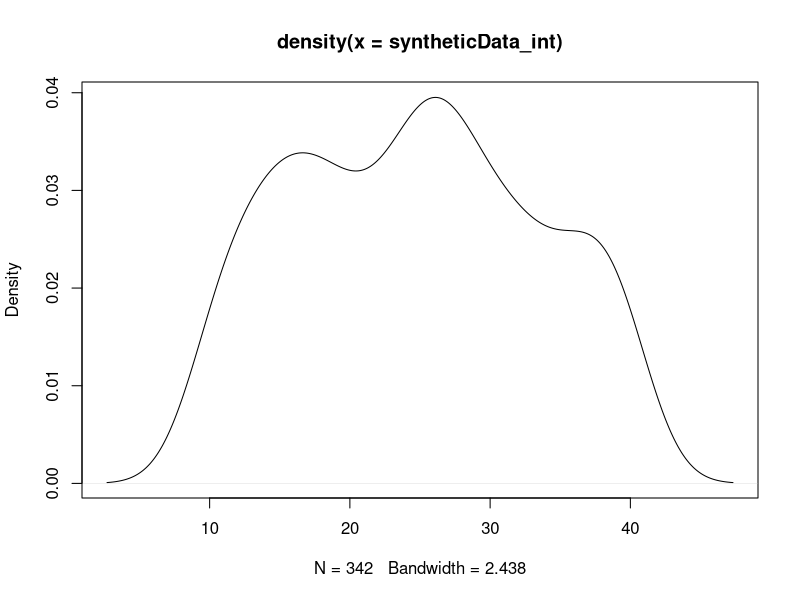
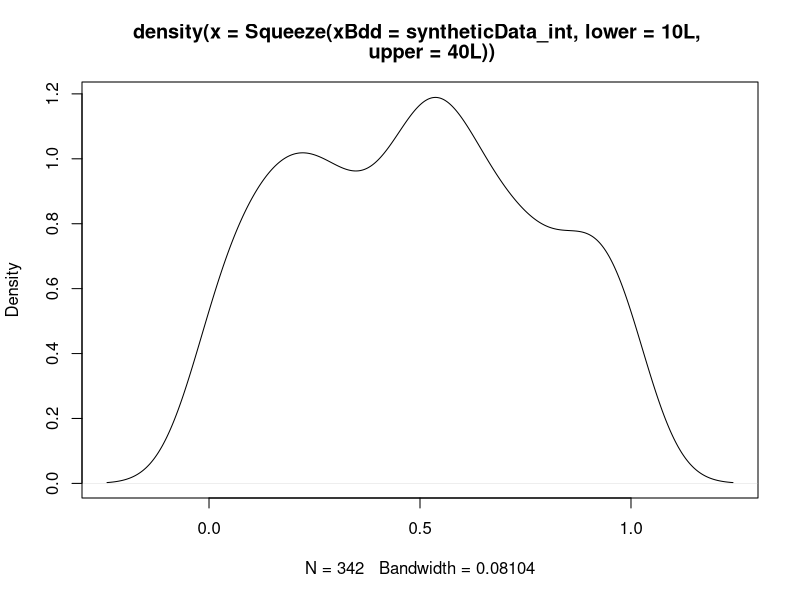

Recreate these plots in R, in order.
# Lemon-Squeezer for Bounded Liekert Sums
# Gabriel Odom and Catalina Canizares
# 2023-02-14 (Happy Valentine's Day)

# We have Likert-scaled values over [10, 40] which we would like to use as a
#   dependent variable. Because the data are bounded AND the boundaries are
#   included in the values, we must both transform to [0,1], then apply the 
#   "lemon squeezer" of Smithson and Verkuilen (2006) to transform to (0,1).
# This will enable us to analyze the response with Beta regression.

sampSize_int <- 342L
syntheticData_int <- sample(10:40, size = sampSize_int, replace = TRUE)
plot(density(syntheticData_int))

Squeeze <- function(xBdd, lower, upper, squeeze = 0.5) {
	# Squeeze a BDD r.v. to (0,1)
	# I:
	#   xBdd - realizations from a bounded random variable
	#   lower - the theoretical lower bound for xBdd
	#   upper - the theoretical upper bound for xBdd
	#   squeeze - a constant to "squeeze" values on the boundary away from it. See
	#     Details for more information
	# O: the r.v. scaled to (0,1) **NON**-inclusive (so that Beta regression can
	#   be applied)
	# Details: We first scale x to [0,1] by the transformation x1 = (x - lower) /
	#   (upper - lower); then we "squeeze" values on {0,1} by the transformation
	#   x2 = (x1 * (SampleSize - 1) + squeeze) / SampleSize.
	#   See \doi{10.1037/1082-989X.11.1.54} for more info.
	# Examples:
	#   
	
	N <- length(xBdd)
	x1 <- (xBdd - lower) / (upper - lower)
	x2 <- (x1 * (N - 1) + squeeze) / N
	x2
	
}

# Test
Squeeze(
	xBdd = syntheticData_int,
	lower = 10L, upper = 40L
)
plot(
	density(
		Squeeze(
			xBdd = syntheticData_int,
			lower = 10L, upper = 40L
		)
	)
)
